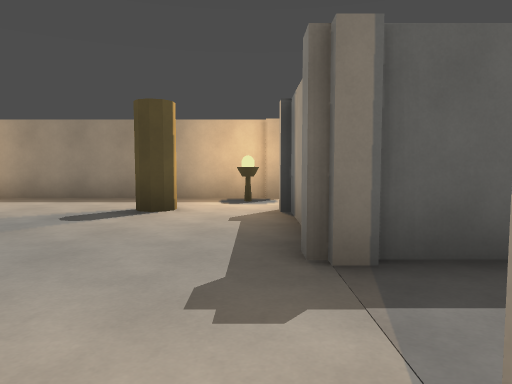
view 1 (above)

16 first-person views from a walk through a level from a Godot 3-D game. The camera is 1.3 m above the floor, tilts 4° down and sees 70° across. The floor is counted in squares, 2 m on a side. Each view is taken from the middle of a square. On the plan, view 1 faces up. The plan holds only what a view shows up to about 11 squares ahead; the rest is blank. The place goes on beyond the plan.

view 2
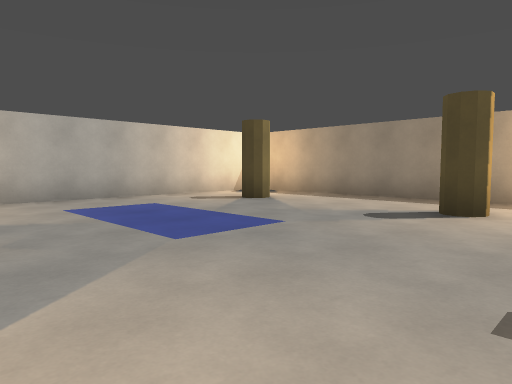

view 3
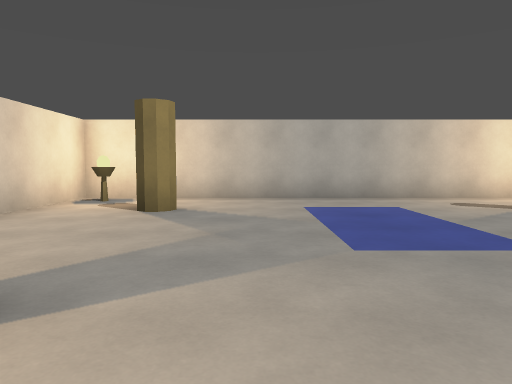

view 4
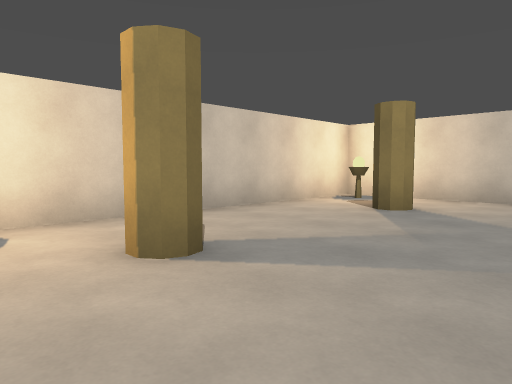

view 5
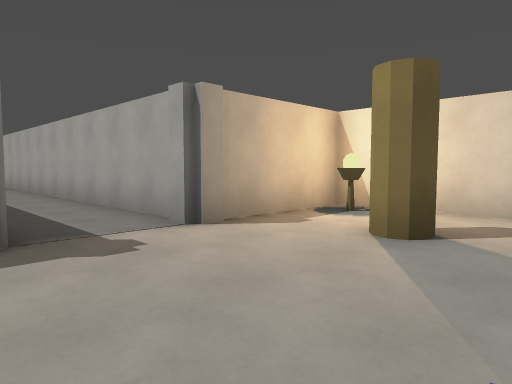

view 6
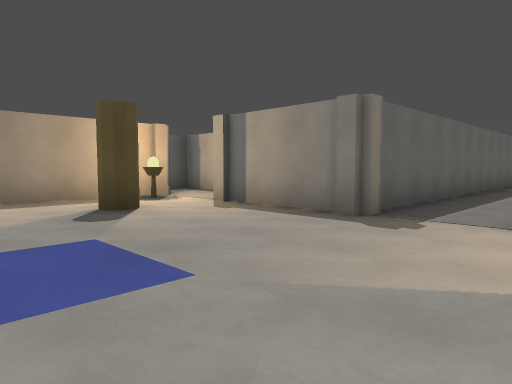

view 7
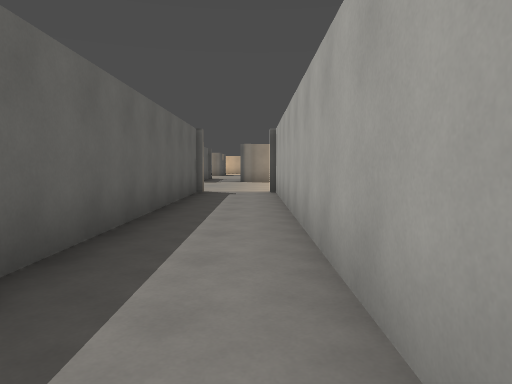

view 8
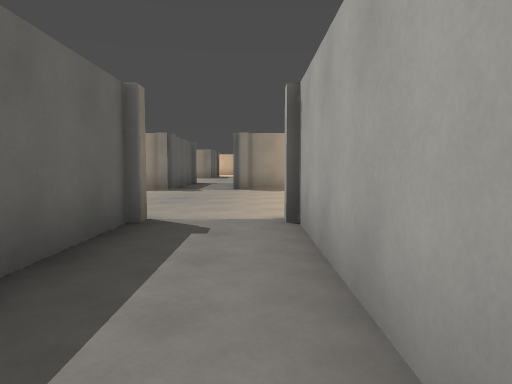

view 9
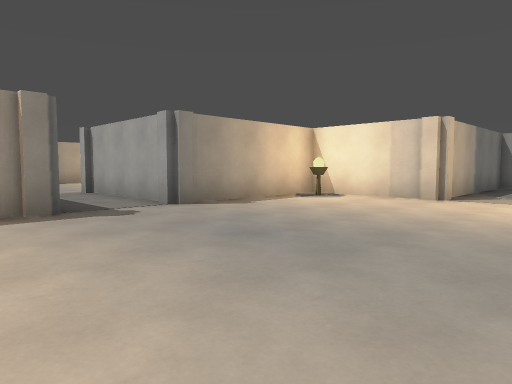

view 10
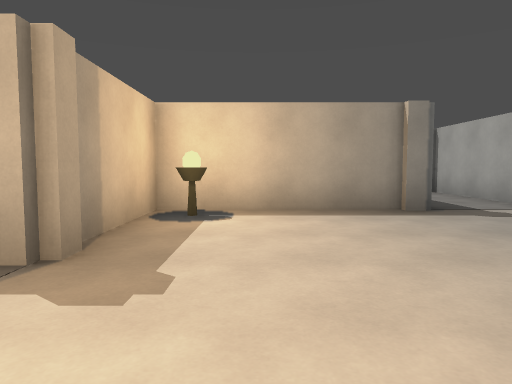

view 11
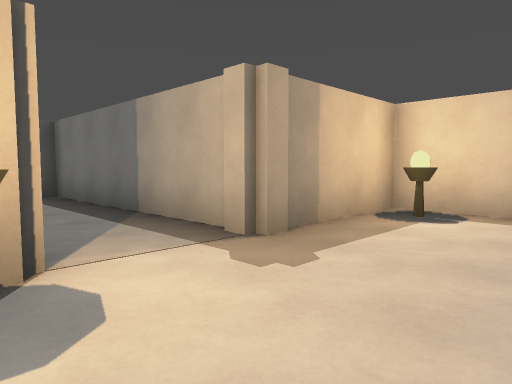

view 12
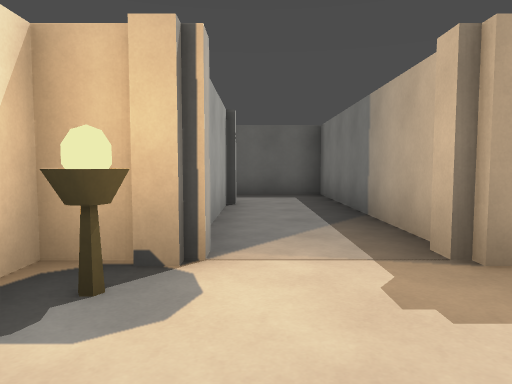

view 13
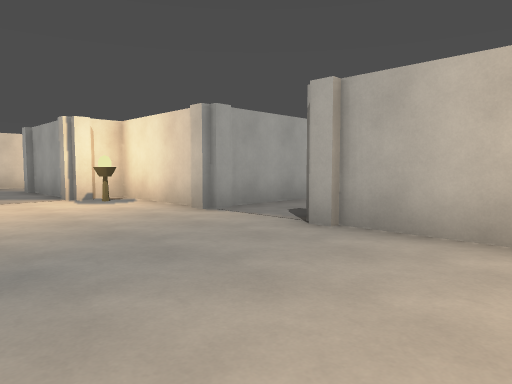

view 14
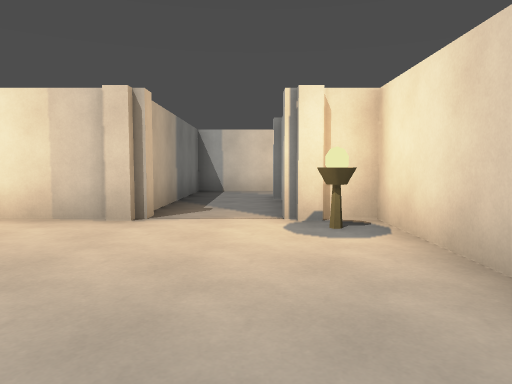

view 15
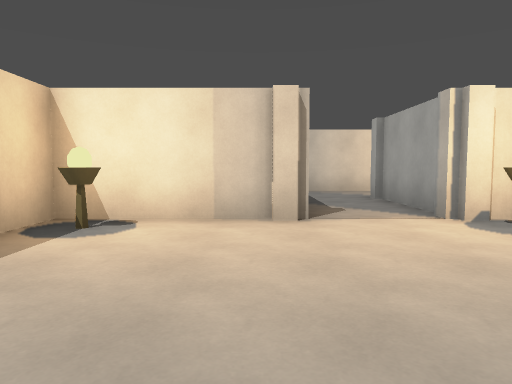

view 16
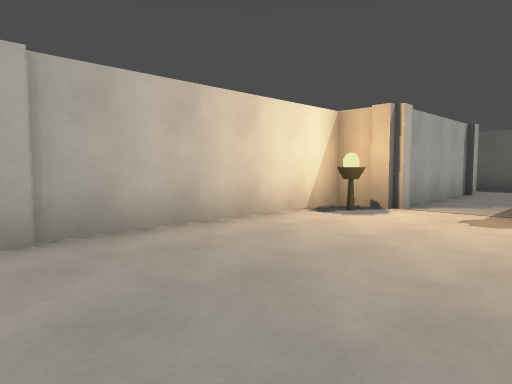

### Floor plan
Points are (right, up) in squares from view 1. A wall is a line through its corners. A room is listed if a view was taken in it or the views show most of it. See-through windows are left out.
Room 1 (views 1, 2, 3, 4, 5, 6, 7, 8)
walls: (0.5, 2.2) (0.5, 5.5); (0.2, 0.5) (11.8, 0.5); (0.2, 7.5) (-7, 7.5); (2.5, 8.1) (2.5, 9.1); (-7.5, 7) (-7.5, -2.5) (0.5, -2.5) (0.5, 0.8); (11.5, 2.5) (0.2, 2.5)
ways out: opening at (11.5, 1.5) to room 2
objects: cylinder (-7, -2); pillar (-6, -1) to (-5, 0); pillar (-6, 5) to (-5, 6); pillar (-2, -1) to (-1, 0); pillar (-2, 5) to (-1, 6); cylinder (0, -2); cylinder (0, 7)
Room 2 (views 9, 10, 11, 12, 13, 14, 15, 16)
walls: (17.2, 1.5) (20.5, 1.5); (17.9, 3.3) (17.5, 3.3) (17.5, 7.5) (14.2, 7.5); (11.5, 0.8) (11.5, -2.5) (12.5, -2.5) (12.5, -5.5); (14.5, 7.2) (14.5, 13.5) (12.1, 13.5); (14.2, -2.5) (17.5, -2.5) (17.5, 1.8); (12.5, 11.5) (12.5, 7.5) (11.5, 7.5) (11.5, 2.5); (12, -7.5) (14.5, -7.5) (14.5, -2.2)
ways out: opening at (11.5, 1.5) to room 1; opening at (12, -6.5); opening at (12, 12.5)
objects: cylinder (12, -2); cylinder (12, 7); cylinder (17, -2); cylinder (17, 7)

Positions as (right, up) in squares from view 1, and headings:
1: (0, 0), facing up
2: (0, 0), facing up-left
3: (0, 1), facing left
4: (0, 2), facing down-left
5: (-3, 3), facing down-right
6: (-4, 0), facing up-right
7: (2, 1), facing right
8: (7, 1), facing right
9: (12, 5), facing down-right
10: (12, 6), facing right
11: (12, 5), facing up-right
12: (13, 5), facing up
13: (15, 5), facing down-left
14: (13, 2), facing down
15: (15, 2), facing down
16: (15, 2), facing up-left
